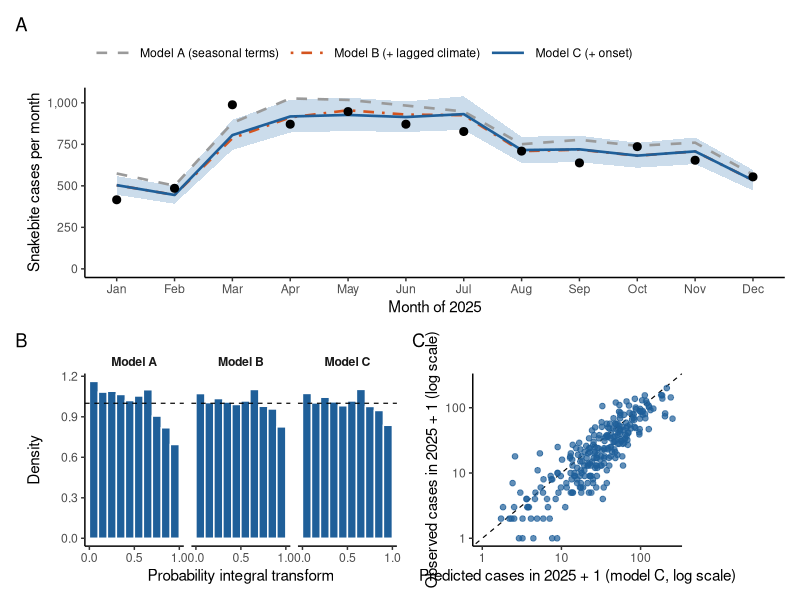
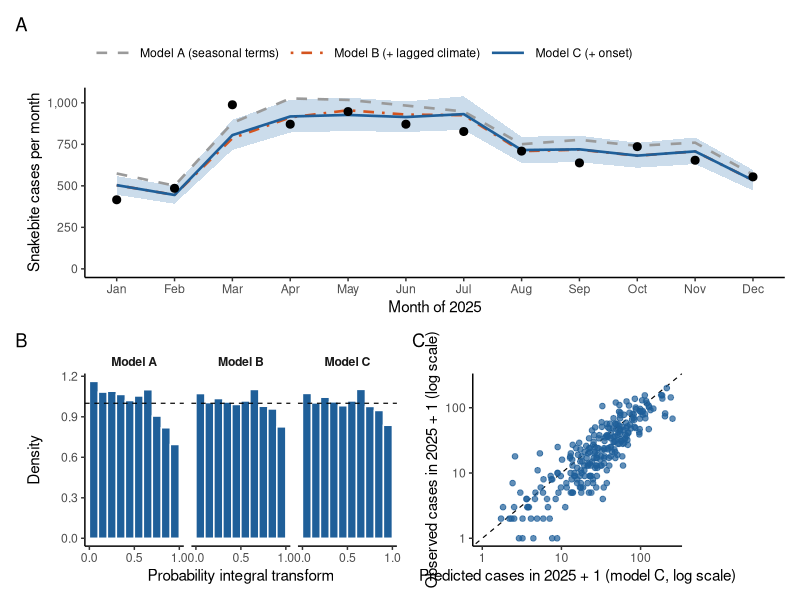

These charts were generated, in order, by the following R code:
# Figure 11 (Results, section 3.10): out-of-sample prediction of 2025. Run after analysis/prediction.R.
#   (A) national monthly cases observed and predicted by models A-C, with the 90% prediction interval of model C;
#   (B) non-randomised PIT histograms; (C) district totals for 2025, observed against predicted by model C.
suppressPackageStartupMessages({ library(readr); library(dplyr); library(ggplot2); library(patchwork) })
BLUE <- "#1F5F99"; BAND <- "#A9C4DE"
MCOL <- c("Model A (seasonal terms)" = "#9A9A9A", "Model B (+ lagged climate)" = "#D4541F", "Model C (+ onset)" = BLUE)
MLT  <- c("Model A (seasonal terms)" = "dashed", "Model B (+ lagged climate)" = "dotdash", "Model C (+ onset)" = "solid")
ML <- c(A = "Model A (seasonal terms)", B = "Model B (+ lagged climate)", C = "Model C (+ onset)")
th <- theme_classic(base_size = 11) + theme(strip.background = element_blank(), strip.text = element_text(face = "bold"))
nat <- read_csv("analysis/output/prediction_national_2025.csv", show_col_types = FALSE) |> mutate(model = factor(ML[model], levels = ML))
obs <- filter(nat, model == ML[["A"]])
pA <- ggplot(nat, aes(month)) +
  geom_ribbon(data = filter(nat, model == ML[["C"]]), aes(ymin = lo, ymax = hi), fill = BAND, alpha = 0.6) +
  geom_line(aes(y = predicted, colour = model, linetype = model), linewidth = 0.9) +
  geom_point(data = obs, aes(y = observed), size = 2.4) +
  scale_colour_manual(values = MCOL, name = NULL) + scale_linetype_manual(values = MLT, name = NULL) +
  scale_x_continuous(breaks = 1:12, labels = month.abb) + scale_y_continuous(labels = scales::label_comma(), limits = c(0, NA)) +
  labs(x = "Month of 2025", y = "Snakebite cases per month", tag = "A") + th +
  theme(legend.position = "top", legend.justification = "left", legend.key.width = unit(2, "lines"))
pit <- read_csv("analysis/output/prediction_pit.csv", show_col_types = FALSE) |> mutate(model = paste("Model", model))
pB <- ggplot(pit, aes(xmin = lower, xmax = upper, ymin = 0, ymax = density)) + geom_rect(fill = BLUE, colour = "white") +
  geom_hline(yintercept = 1, linetype = "dashed", linewidth = 0.4) + facet_wrap(~ model, nrow = 1) +
  scale_x_continuous(breaks = c(0, 0.5, 1)) + labs(x = "Probability integral transform", y = "Density", tag = "B") + th
dist <- read_csv("analysis/output/prediction_district_2025.csv", show_col_types = FALSE) |> filter(model == "C")
lim <- range(c(dist$observed, dist$predicted) + 1)
pC <- ggplot(dist, aes(predicted + 1, observed + 1)) + geom_abline(linetype = "dashed", linewidth = 0.4) +
  geom_point(colour = BLUE, alpha = 0.7, size = 1.6) + scale_x_log10(limits = lim) + scale_y_log10(limits = lim) +
  labs(x = "Predicted cases in 2025 + 1 (model C, log scale)", y = "Observed cases in 2025 + 1 (log scale)", tag = "C") + th
p <- pA / (pB | pC + plot_layout(widths = c(2.2, 1))) + plot_layout(heights = c(1.1, 1))
ggsave("figures/Fig11.png", p, width = 10, height = 8, dpi = 300, bg = "white")
ggsave("figures/Fig11.pdf", p, width = 10, height = 8, device = cairo_pdf, bg = "white")
cat("saved figures/Fig11\n")
